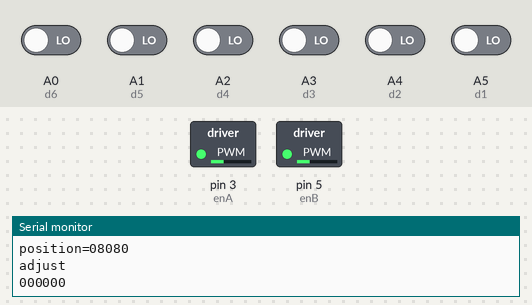
The sketch below on a simulated Arduino Uno, built with avr-gcc and run on an emulated ATmega328P. Parts: switched loads named in the sketch (green lamp = pin HIGH), the last lines printed to the serial monitor. The test bench sets the inputs (shaded band); at power-on: A0 (d6), A1 (d5), A2 (d4), A3 (d3), A4 (d2), A5 (d1) LOW.

Above: at 1.2 s.
1.3 s: A0 (d6) driven HIGH
At 2.5 s:
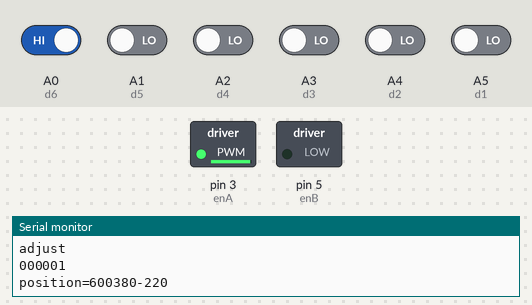
2.8 s: A4 (d2) driven HIGH
At 3.8 s:
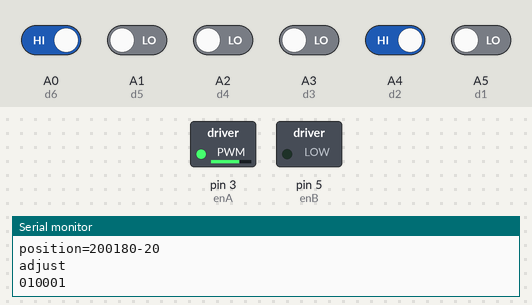
5.8 s: A5 (d1) driven HIGH
At 7.0 s:
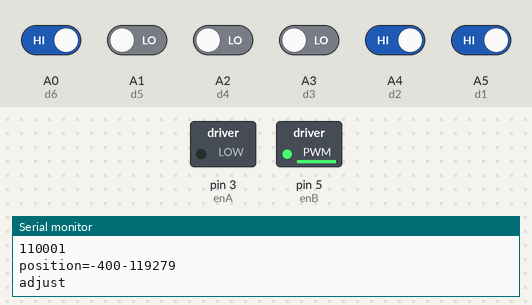
7.3 s: A5 (d1) driven LOW
At 8.3 s:
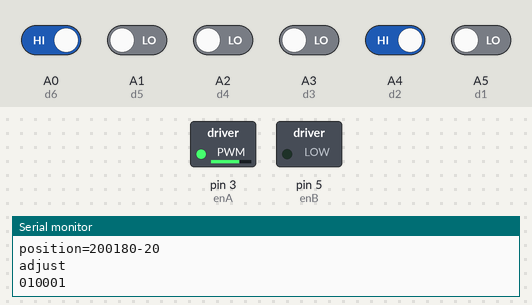
10.3 s: A3 (d3) driven HIGH
At 11.4 s:
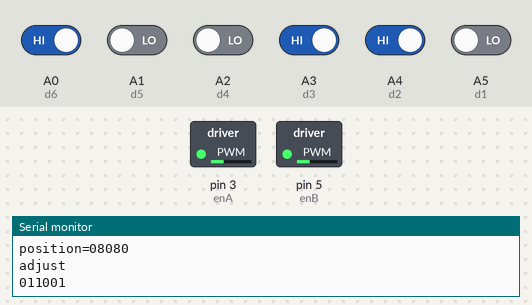
13.3 s: A3 (d3) driven LOW
At 13.9 s:
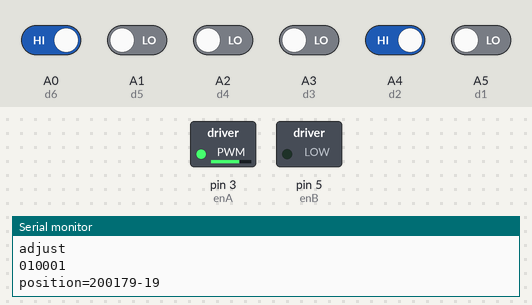
Timing chart, 0 to 15.8 s (numbered marks = the images above; inputs shaded):
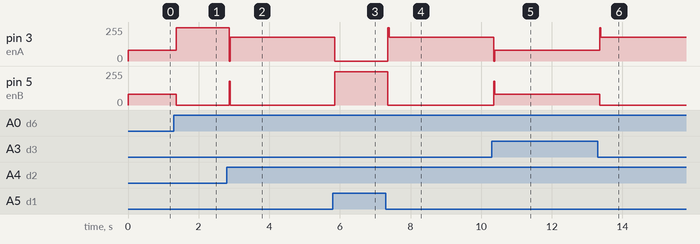

Measured:
- after the input at 1.3 s, pin 3 (enA): 80/255 → 250/255 after 0.06 s; pin 5 (enB): 80/255 → 0/255 after 0.06 s
- after the input at 2.8 s, pin 3 (enA): 250/255 → 180/255 after 0.06 s, → 179/255 1.7 s later; pin 5 (enB): 0/255 → 179/255 after 0.06 s, → 0/255 0.04 s later
- after the input at 5.8 s, pin 3 (enA): 179/255 → 0/255 after 0.06 s; pin 5 (enB): 0/255 → 250/255 after 0.06 s
- after the input at 7.3 s, pin 3 (enA): 0/255 → 180/255 after 0.06 s, → 179/255 1.6 s later; pin 5 (enB): 250/255 → 0/255 after 0.06 s
- after the input at 10.3 s, pin 3 (enA): 179/255 → 80/255 after 0.05 s; pin 5 (enB): 0/255 → 80/255 after 0.05 s
- after the input at 13.3 s, pin 3 (enA): 80/255 → 179/255 after 0.05 s; pin 5 (enB): 80/255 → 0/255 after 0.05 s

The sketch:

6_array_v2___pid.ino
```cpp
int d1=A5;
int d2=A4;
int d3=A3;
int d4=A2;
int d5=A1;
int d6=A0;


int m1 =8;
int m2 =9;
int m3 =10;
int m4 =11;
int enA =3;
int enB =5;
int Amotor_speed=100;
int Bmotor_speed=100;
int motor_speed=100;
int cor=3;
int pos=0;
const uint8_t basespeeda=80;
const uint8_t basespeedb=80;
char r = 'u';


float Kp = 0.5;
float Ki = 0.00001;
float Kd = 0.5;

int P;
int I;
int D;

int lastError = 0;

void setup() {

  pinMode(d1,INPUT);
  pinMode(d2,INPUT);
  pinMode(d3,INPUT);
  pinMode(d4,INPUT);
  pinMode(d5,INPUT);
  pinMode(d6,INPUT);

  Serial.begin(9600);
}

void loop() {
  // put your main code here, to run repeatedly:
    Amotor_speed=100;
    Bmotor_speed=100;
//    motor_speed=100;
    pos=0;
  int a1=digitalRead(d1);
  int a2=digitalRead(d2);
  int a3=digitalRead(d3);
  int a4=digitalRead(d4);
  int a5=digitalRead(d5);
  int a6=digitalRead(d6);

  Serial.print(a1);
  Serial.print(a2);
  Serial.print(a3);
  Serial.print(a4);
  Serial.print(a5);
  Serial.println(a6);


//else{
    if(a4==1){
      pos+=200;
    }
    if(a5==1){
      pos+=400;

    }
    if(a6==1){
      pos+=600;

    }

    if(a1==1){
      pos-=600;

    }
    if(a2==1){
      pos-=400;

    }
    if(a3==1){
      pos-=200;
    }
    Serial.print("position=");
    Serial.print(pos);


  int error=pos;
  P = error;
  I = I + error;
  D = error - lastError;
  lastError = error;
  int motorspeed = P*Kp + I*Ki + D*Kd; //calculate the correction
                                       //needed to be applied to the speed

  int motorspeeda = basespeeda + motorspeed;
  int motorspeedb = basespeedb - motorspeed;
  Serial.print(motorspeeda);
  Serial.println(motorspeedb);

  if (motorspeeda > 250) {
    motorspeeda = 250;
  }
  if (motorspeedb > 250) {
    motorspeedb = 250;
  }
  if (motorspeeda < 0) {
    motorspeeda =0;
  }
  if (motorspeedb < 0) {
    motorspeedb = 0;
  }
  adjust(motorspeeda,motorspeedb);
//}

  if(a1==1){
    cor=0;
  }
  if(a6==1){
    cor=1;
  }


  if(a1==0 && a2==0 && a3==0 && a4==0 && a5==0&& a6==0){
      if(cor==1){
      Amotor_speed=100;
      Bmotor_speed=100;
      motor_speed=70;
       if(a4!=1){
        rightu();}
        }
        else if(a4==1){leftu();}
      else if(cor==0){
      Amotor_speed=100;
      Bmotor_speed=100;
      motor_speed=70;

      if(a3!=1){leftu();}
      }
      else if(a3==1){rightu();}

      else if(cor==3){}

  }
  else if(a1==1 && a2==1 && a3==1 && a4==1 && a5==1&& a6==1){
    forward();
  }

}

void forward(){
  analogWrite(enA,motor_speed);
  analogWrite(enB,motor_speed);
  digitalWrite(m1,HIGH);
  digitalWrite(m2,LOW);
  digitalWrite(m3,HIGH);
  digitalWrite(m4,LOW);
  Serial.println("forward");
  //delay(200);
}


void right(){
  analogWrite(enA,90);
  analogWrite(enB,0);
  digitalWrite(m1,HIGH);
  digitalWrite(m2,LOW);
  digitalWrite(m3,LOW);
  digitalWrite(m4,LOW);
  Serial.println("right t");
  delay(100);
}
void rights(){
  analogWrite(enA,70);
  analogWrite(enB,0);
  digitalWrite(m1,LOW);
  digitalWrite(m2,HIGH);
  digitalWrite(m3,LOW);
  digitalWrite(m4,LOW);
  Serial.println("right s");
}
void rightu(){
  analogWrite(enA,120);
  analogWrite(enB,120);
  digitalWrite(m1,HIGH);
  digitalWrite(m2,LOW);
  digitalWrite(m3,LOW);
  digitalWrite(m4,HIGH);
  Serial.println("right U");
}

void left(){
  analogWrite(enA,0);
  analogWrite(enB,90);
  digitalWrite(m1,LOW);
  digitalWrite(m2,LOW);
  digitalWrite(m3,HIGH);
  digitalWrite(m4,LOW);
  Serial.println("left t");
  delay(100);
}
void lefts(){
  analogWrite(enA,0);
  analogWrite(enB,70);
  digitalWrite(m1,LOW);
  digitalWrite(m2,LOW);
  digitalWrite(m3,HIGH);
  digitalWrite(m4,LOW);
  Serial.println("left s");
}
void leftu(){
  analogWrite(enA,120);
  analogWrite(enB,120);
  digitalWrite(m1,LOW);
  digitalWrite(m2,HIGH);
  digitalWrite(m3,HIGH);
  digitalWrite(m4,LOW);
  Serial.println("left U");
}

void adjust(int a, int b){
  analogWrite(enA,a);
  analogWrite(enB,b);
  digitalWrite(m1,HIGH);
  digitalWrite(m2,LOW);
  digitalWrite(m3,HIGH);
  digitalWrite(m4,LOW);
  Serial.println("adjust");
}
```
